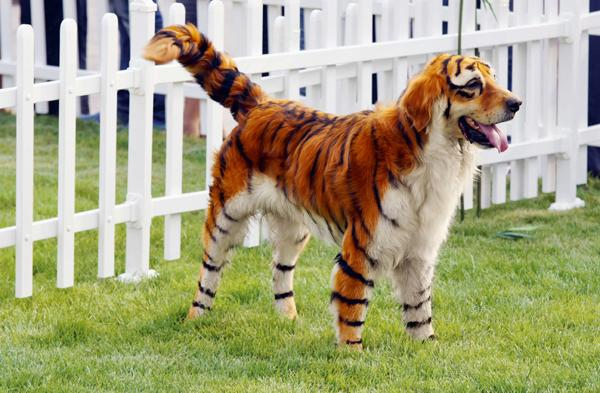
#> input picture Images-jpg/tiger3.jpg, 600 x 393 px
$ python mean_shift_example.py
#> lines starting #> are read from the running program, lines starting #| are printed output that depends on the picture
### lab3.py
import numpy as np
import scipy.stats
import sklearn.mixture
from scipy.spatial import distance_matrix
import matplotlib.pyplot as plt
from Functions import *
from gaussfft import gaussfft


def kmeans_segm(image, K, L, seed=42):
    """
    Implement a function that uses K-means to find cluster 'centers'
    and a 'segmentation' with an index per pixel indicating with
    cluster it is associated to.

    Input arguments:
        image - the RGB input image
        K - number of clusters
        L - number of iterations
        seed - random seed
    Output:
        segmentation: an integer image with cluster indices
        centers: an array with K cluster mean colors
    """

    flatten = np.reshape(image, (-1, 3))
    segmentation = flatten
    np.random.seed(seed)
    # centers = np.random.rand(K, 3) * 255.0
    spectre = np.unique(flatten, axis=0)
    randoms = np.random.randint(low=0, high=np.shape(spectre)[0], size=K)
    centers = spectre[randoms, :]
    old_centers = np.zeros(np.shape(centers))
    # movements = np.zeros(L)
    # for i in range(K):
    #     centers[i, :] = flatten[randoms[i]]
    converge = 0
    err = []
    for i in range(L):
        dists = distance_matrix(flatten, centers)
        # movements[i] = sum(np.min(dists, axis=1))   # pixels
        segmentation = np.argmin(dists,1)   # pixels
        # plt.hist(segmentation)
        # plt.show()
        for center in range(K):
            old_centers[center, :] = centers[center, :]
            cluster_points = np.nonzero(segmentation == center)
            cluster_points = np.reshape(cluster_points, (-1))
            # print(cluster_points)
            mean = np.mean(flatten[cluster_points])
            centers[center, :] = mean
        converge = i
        err.append(np.max(np.max(abs(old_centers - centers))))
        if np.max(np.max(abs(old_centers - centers))) < 0.01:
            break
    print("Converge at " + str(converge + 1))
    # plt.plot(err)
    # plt.title("K=" + str(K))
    # plt.show()
    if len(np.shape(image)) == 3:
        segmentation = np.reshape(segmentation, (np.shape(image)[0], np.shape(image)[1]))
    else:
        segmentation = np.reshape(segmentation, (np.shape(image)[0]))
    return segmentation, centers


# [60 lines left out: function mixture_prob, not called in this run]


# [2 lines that do not run on import are left out]

### Functions.py
import math
import numpy as np
import scipy
import scipy.ndimage
import matplotlib.pyplot as plt
from matplotlib.colors import ListedColormap
from scipy.signal import convolve2d

#  SHOWGREY(IMAGE, DISPLAY, RESOLUTION, ZMIN, ZMAX)
#    displays the real matrix IMAGE as a gray-level image on the screen.
#
#  Arguments:
#    If RESOLUTION is a scalar value, RESOLUTION distinct gray-levels,
#    equidistantly spaced between 0 (black) and 1 (white), are used.
#    If RESOLUTION is a vector, its elements (which should lie in the
#    interval [ 0, 1]) are used as gray-levels (colormap).
#
#    The (matrix element) values ZMIN and ZMAX are mapped to black and
#    white respectively. For a quantized image, it is often advisable
#    to set ZMAX to the first quantization level outside actual range.
#    Values in ] ZMIN, ZMAX[ are mapped by linear interpolation, whereas
#    values outside this interval are mapped to either black or white by
#    truncation.
#
#    If ZMIN and ZMAX are omitted, they are set to the true max
#    and min values of the elements of IMAGE.
#
#    If RESOLUTION is also omitted, it is assumed to be 64.
#    If ZMIN = ZMAX, the displayed image is thresholded at ZMAX.
#
# [23 lines left out: function showgrey, not called in this run]

#	SHOWFS( FREQSPEC, DISPLAY, RES) displays a compressed version
#	of the corresponding Fourier spectrum as a gray-level image.
#	RES distinct gray-levels, equidistantly spaced between 0 (black)
#	and 1 (white), are used. If RES is omitted, it is assumed to be 64.
#
def showfs(Image, display = True, res = 64):
	showgrey(np.log(1 + np.abs(np.fft.fftshift(Image))), display, res)


#	ROTIM = ROT( IMAGE, ANGLE, BKG) rotates the image IMAGE by an angle
#	ANGLE and sets the values of the background pixels to BKG.
#	If BKG is omitted, it is set to 0.
#	If ANGLE is also omitted, it is also set to 0.
#	This is not a very interesting rotation, but it will, like all
#	other values of ANGLE, create an output image ROTIM of size DxD,
#	where D = NORM( SIZE( IMAGE)), with the original image in the center.
#
# [193 lines left out: functions rot, pow2image, randphaseimage, deltafcn, variance, discgaussfft and 7 more, not called in this run]

# ZEROCROSSCURVES(ZERO, MASK) -- Extraction of zero-crossing curves
# Computes the zero-crossing curves from the image ZERO
# If the MASK image is specified, only point on the zero-crossing
# curves for which the mask value is True are reserved
# The format of these curves is a tuple of two arrays with (Y,X) coordinates.
#
def zerocrosscurves(zeropic, mask):
	curves = np.where(contour(zeropic) & mask.astype(int))
	return curves

# THRESHOLDCURVES(CURVES, MASK) -- Thresholding of curves
# Returns a new set of curves containing only those points
# in the polygons for which the mask value is True.
# The format of these curves is a tuple of two arrays with (Y,X) coordinates.
#
# [48 lines left out: functions thresholdcurves, overlaycurves, locmax8, not called in this run]

# IMEAN = MEAN_SEGMENTS(I, SEGM) computes the mean within clusters indexed per
# pixel by SEGM and returns in image with pixel values replaced by the means
#
def mean_segments(I, segm):
	Ivec = np.reshape(I, (-1, 3))
	idx = np.reshape(segm, (-1))
	L = np.max(idx) + 1
	centers = np.zeros((L, 3))
	h, _ = np.histogram(idx, L, (-0.5, L-0.5))
	for l in range(L):
		if h[l] > 0:
			centers[l,:] = np.mean(Ivec[idx == l], axis=0)
	return centers[segm,:]

# INEW = OVERLAY_BOUNDS(I, SEGM) creates a new image INEW with boundaries
# between clusters as indicated by the segmentation SEGM
#
def overlay_bounds(I, segm):
	(h, w) = np.shape(segm)
	grow = np.zeros((h + 1, w + 1), dtype = segm.dtype)
	grow[0:h,0:w] = segm
	mask = (segm != grow[1:h+1, 0:w]) | (segm != grow[0:h, 1:w+1])  | (segm != grow[1:h+1, 1:w+1])
	mask[0:h, w-1] = mask[h-1, 0:w] = False
	Inew = np.array(I)
	Inew[mask, 0] = 255
	Inew[mask, 1] = Inew[mask, 2] = 0
	return Inew

### mean_shift_example.py
import sys
import math
import numpy as np
from PIL import Image, ImageFilter
import matplotlib.pyplot as plt
from lab3 import kmeans_segm
from Functions import showgrey, mean_segments, overlay_bounds
from scipy.ndimage.filters import gaussian_filter
from scipy.spatial import distance_matrix


def mean_shift_segm(I, spatial_bandwidth, colour_bandwidth, num_iterations):
    print('Find colour channels with K-means...')
    K = 16  # number of channels
    [segm, centers] = kmeans_segm(I, K, 20, 4321)
    (height, width, depth) = np.shape(I)
    idx = np.reshape(segm, (height, width))
    mapsw = np.zeros((height, width, K))
    mapsx = np.zeros((height, width, K))
    mapsy = np.zeros((height, width, K))
    [X, Y] = np.meshgrid(range(width), range(height))
    for k in range(K):
        mapsw[:, :, k] = (idx == k).astype(float)
        mapsx[:, :, k] = gaussian_filter(mapsw[:, :, k] * X, spatial_bandwidth, mode='nearest')
        mapsy[:, :, k] = gaussian_filter(mapsw[:, :, k] * Y, spatial_bandwidth, mode='nearest')
        mapsw[:, :, k] = gaussian_filter(mapsw[:, :, k], spatial_bandwidth, mode='nearest')
    mapsw = np.reshape(mapsw, (-1, K)) + 1e-6
    mapsx = np.reshape(mapsx, (-1, K))
    mapsy = np.reshape(mapsy, (-1, K))

    print('Search for high density points...')
    constC = -0.5 / (colour_bandwidth ** 2)
    x = np.reshape(X, (width * height,))
    y = np.reshape(Y, (width * height,))
    Ic = np.reshape(I, (width * height, 3))
    wei = np.exp(constC * (distance_matrix(Ic, centers) ** 2))
    for l in range(num_iterations):
        p = (np.round(y) * width + np.round(x)).astype(int)
        ww = mapsw[p, :] * wei
        w = np.sum(ww, axis=1)
        u = (np.matmul(ww, centers).T / w).T
        x = ((np.sum(mapsx[p, :] * wei, axis=1)).T / w).T
        y = ((np.sum(mapsy[p, :] * wei, axis=1)).T / w).T
        wei = (ww.T / w).T
        x = np.maximum(np.minimum(x, width - 1), 0)
        y = np.maximum(np.minimum(y, height - 1), 0)

    print('Assign high density points to pixels...')
    XY = np.stack((x, y))
    thr = 4.0
    val = 0
    mask = np.zeros((height * width, 1), dtype=np.short)
    for y in range(height):
        for x in range(width):
            p = y * width + x
            if mask[p] == 0:
                stack = [p]
                val = val + 1
                mask[p] = val
                while len(stack) > 0:
                    p0 = stack[-1]
                    xy = XY[:, p0]
                    y0 = int(p0 / width)
                    x0 = p0 - y0 * width
                    stack = stack[:-1]
                    pn = p0 + 1
                    if x0 < width - 1 and mask[pn] == 0 and (np.sum((xy - XY[:, pn]) ** 2) < thr):
                        stack = stack + [pn]
                        mask[pn] = val
                    pn = p0 - 1
                    if x0 > 0 and mask[pn] == 0 and (np.sum((xy - XY[:, pn]) ** 2) < thr):
                        stack = stack + [pn]
                        mask[pn] = val
                    pn = p0 + width
                    if y0 < height - 1 and mask[pn] == 0 and (np.sum((xy - XY[:, pn]) ** 2) < thr):
                        stack = stack + [pn]
                        mask[pn] = val
                    pn = p0 - width
                    if y0 > 0 and mask[pn] == 0 and (np.sum((xy - XY[:, pn]) ** 2) < thr):
                        stack = stack + [pn]
                        mask[pn] = val
    segm = np.reshape(mask, (height, width))
    return segm


def mean_shift_example():
    scale_factor = 0.5  # image downscale factor
    image_sigma = 1.0  # image preblurring scale
    spatial_bandwidth = 5.0  # spatial bandwidth
    colour_bandwidth = 40.0  # colour bandwidth
    num_iterations = 100  # number of mean-shift iterations

    # img = Image.open('Images-jpg/tiger1.jpg')
    # img = Image.open('Images-jpg/orange.jpg')
    # img = Image.open('Images-jpg/tiger2.jpg')
    img = Image.open('Images-jpg/tiger3.jpg')
#> img is the input picture: PIL image 600x393 RGB; mean R, G, B 166.4, 163.6, 127.4
    img = img.resize((int(img.size[0] * scale_factor), int(img.size[1] * scale_factor)))
#> img: PIL image 300x196 RGB

    h = ImageFilter.GaussianBlur(image_sigma)
    I = np.asarray(img.filter(ImageFilter.GaussianBlur(image_sigma))).astype(np.float32)
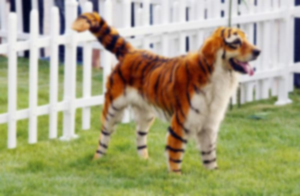
#> I: shape (196, 300, 3) float32; mean R, G, B 165.9, 163.2, 126.9

    segm = mean_shift_segm(I, spatial_bandwidth, colour_bandwidth, num_iterations)
#> in kmeans_segm, `centers = spectre[randoms, :]`: centers = 16 rows, first 8: [125, 148, 63], [76, 23, 6], [157, 177, 99], [169, 157, 139], [204, 204, 204], [137, 164, 86], [168, 185, 135], [113, 130, 60]
#> after the loop in kmeans_segm, `for i in range(L):`: centers = 16 rows, first 8: [118.5, 118.5, 118.5], [27.72, 27.72, 27.72], [143.6, 143.6, 143.6], [154.5, 154.5, 154.5], [219.9, 219.9, 219.9], [126.6, 126.6, 126.6], [169.5, 169.5, 169.5], [96.54, 96.54, 96.54]; err = [52.15, 6.6, 2.26, 1.58, 1.1, 0.947, 0.806, 0.702, 0.786, 0.706, 0.694, 0.42, 0.366, 0.495, 0.568, 0.37, 0.386, 0.431, 0.365, 0.392]; old_centers = 16 rows, first 8: [118.5, 118.5, 118.5], [27.72, 27.72, 27.72], [143.4, 143.4, 143.4], [154.4, 154.4, 154.4], [219.7, 219.7, 219.7], [126.6, 126.6, 126.6], [169.2, 169.2, 169.2], [96.92, 96.92, 96.92]
#> in kmeans_segm, `segmentation = np.reshape(segmentation, (np.shape(image)[0], np.shape(..`:
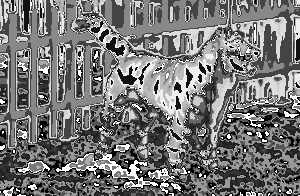
#> segmentation: shape (196, 300) int64; min 0, max 15, mean 6.97; drawn with min black and max white
#> in mean_shift_segm, `[X, Y] = np.meshgrid(range(width), range(height))`:
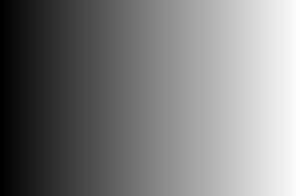
#> X: shape (196, 300) int64; min 0, max 299, mean 149.5; drawn with min black and max white
#> in mean_shift_segm, `[X, Y] = np.meshgrid(range(width), range(height))`:
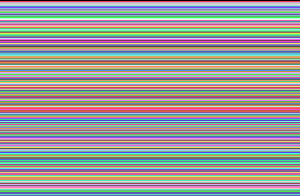
#> Y: shape (196, 300) int64; 196 distinct labels, from 0 to 195; one colour per label, 0 black
#> after the loop in mean_shift_segm, `for y in range(height):`: val = 988
#> in mean_shift_segm, `segm = np.reshape(mask, (height, width))`:
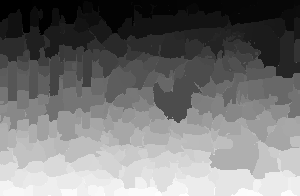
#> segm: shape (196, 300) int16; min 1, max 988, mean 458.1; drawn with min black and max white
    Iseg = mean_segments(img, segm)
#> in mean_segments, `L = np.max(idx) + 1`: L = 989
#> in mean_segments, `centers = np.zeros((L, 3))`: centers = 989 rows, first 8: [0, 0, 0], [0, 0, 0], [0, 0, 0], [0, 0, 0], [0, 0, 0], [0, 0, 0], [0, 0, 0], [0, 0, 0]
#> in mean_segments, `h, _ = np.histogram(idx, L, (-0.5, L-0.5))`: h = 989 values, max 1813 at index 78, min 0 at index 0, mean 59.45
#> after the loop in mean_segments, `for l in range(L):`: centers = 989 rows, first 8: [0, 0, 0], [202.7, 200.2, 207.9], [37.54, 38.67, 66.49], [203.2, 203.3, 212.7], [22.45, 26.09, 51.05], [109, 110.2, 133], [177.4, 175.8, 186.3], [68.49, 74.92, 106.2]
    if True:
        Inew = overlay_bounds(img, segm)
#> in overlay_bounds, `grow = np.zeros((h + 1, w + 1), dtype = segm.dtype)`: grow: shape (197, 301) int16; every value is 0
#> in overlay_bounds, `mask = (segm != grow[1:h+1, 0:w]) | (segm != grow[0:h, 1:w+1])  | (seg..`: mask: shape (196, 300) bool; 20.4% white in thin lines or dots
#> in overlay_bounds, `mask[0:h, w-1] = mask[h-1, 0:w] = False`:
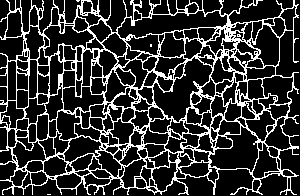
#> mask: shape (196, 300) bool; 19.6% white in thin lines or dots

    img = Image.fromarray(Inew.astype(np.ubyte))
    plt.subplot(1, 2, 1)
    plt.imshow(img)
    plt.axis('off')
    plt.subplot(1, 2, 2)
    plt.imshow(Image.fromarray(Iseg.astype(np.ubyte)))
    plt.axis('off')
    plt.title("spatial =" + str(spatial_bandwidth) + ", colour = " + str(colour_bandwidth))
    plt.show()
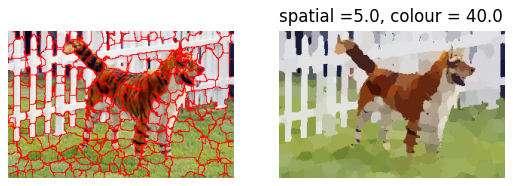
#> figure drawn by matplotlib, 2 panels
    img.save('result/meanshift.png')


if __name__ == '__main__':
    sys.exit(mean_shift_example())
#> (the program exits here)

$ run again, with Images-jpg/tiger1.jpg copied over Images-jpg/tiger3.jpg
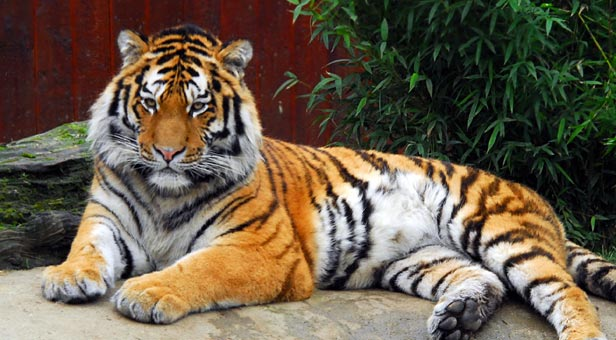
#> input picture Images-jpg/tiger1.jpg, 616 x 340 px
#> in mean_shift_example, img is the input picture: PIL image 616x340 RGB; mean R, G, B 106, 92.5, 74.4
#> img: PIL image 308x170 RGB
#> in kmeans_segm, `centers = spectre[randoms, :]`: centers = 16 rows, first 8: [47, 53, 30], [18, 42, 23], [131, 109, 79], [162, 170, 166], [203, 192, 170], [66, 57, 53], [162, 151, 133], [33, 48, 27]
#> after the loop in kmeans_segm, `for i in range(L):`: centers = 16 rows, first 8: [49.31, 49.31, 49.31], [19.11, 19.11, 19.11], [92.99, 92.99, 92.99], [162, 162, 162], [202.8, 202.8, 202.8], [76.27, 76.27, 76.27], [144, 144, 144], [34.01, 34.01, 34.01]; err = [68.47, 6.68, 3.25, 2.73, 2.83, 2.01, 1.35, 1.08, 0.83, 0.741, 0.55, 0.555, 0.395, 0.409, 0.399, 0.385, 0.378, 0.366, 0.385, 0.347]; old_centers = 16 rows, first 8: [48.96, 48.96, 48.96], [19.29, 19.29, 19.29], [92.72, 92.72, 92.72], [161.8, 161.8, 161.8], [202.6, 202.6, 202.6], [76.01, 76.01, 76.01], [143.8, 143.8, 143.8], [34.01, 34.01, 34.01]
#> Y: shape (170, 308) int64; 170 distinct labels, from 0 to 169
#> after the loop in mean_shift_segm, `for y in range(height):`: val = 1096
#> L = 1097
#> in mean_segments, `centers = np.zeros((L, 3))`: centers = 1097 rows, first 8: [0, 0, 0], [0, 0, 0], [0, 0, 0], [0, 0, 0], [0, 0, 0], [0, 0, 0], [0, 0, 0], [0, 0, 0]
#> in mean_segments, `h, _ = np.histogram(idx, L, (-0.5, L-0.5))`: h = 1097 values, max 1348 at index 904, min 0 at index 0, mean 47.73
#> after the loop in mean_segments, `for l in range(L):`: centers = 1097 rows, first 8: [0, 0, 0], [53.8, 24.33, 24.95], [67.04, 26.74, 23.44], [65.57, 23.22, 20.08], [94, 20, 8], [74.45, 22.23, 15.95], [77.71, 22.94, 14.87], [64.65, 21.69, 18.04]
#> in overlay_bounds, `mask[0:h, w-1] = mask[h-1, 0:w] = False`:
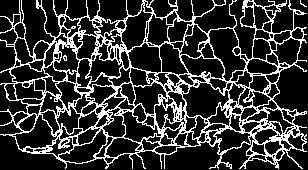
#> mask: shape (170, 308) bool; 20.5% white in thin lines or dots
#> in mean_shift_example, `plt.show()`:
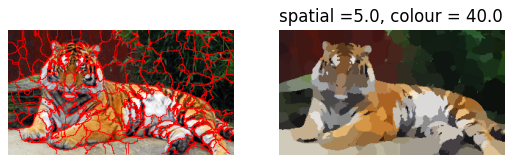
#> figure drawn by matplotlib, 2 panels

$ run again, with Images-jpg/orange.jpg copied over Images-jpg/tiger3.jpg
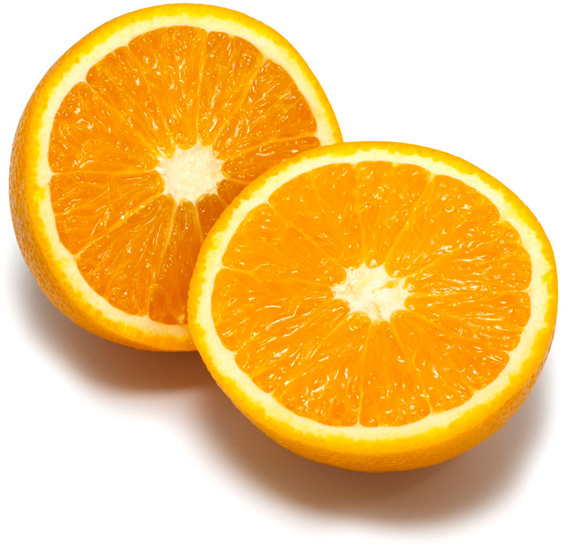
#> input picture Images-jpg/orange.jpg, 572 x 551 px
#> in mean_shift_example, img is the input picture: PIL image 572x551 RGB; mean R, G, B 242.2, 197.1, 118.9
#> img: PIL image 286x275 RGB
#> in kmeans_segm, `centers = spectre[randoms, :]`: centers = 16 rows, first 8: [237, 147, 0], [239, 139, 1], [162, 109, 77], [254, 188, 36], [242, 152, 2], [158, 79, 11], [248, 153, 15], [233, 153, 31]
#> after the loop in kmeans_segm, `for i in range(L):`: centers = 16 rows, first 8: [130.8, 130.8, 130.8], [135.5, 135.5, 135.5], [119.7, 119.7, 119.7], [167.1, 167.1, 167.1], [139.3, 139.3, 139.3], [92.64, 92.64, 92.64], [153.7, 153.7, 153.7], [144.8, 144.8, 144.8]; err = [135, 3.81, 1.91, 1.39, 1.08, 1.06, 0.89, 0.948, 0.776, 0.867, 0.866, 0.723, 0.7, 0.737, 0.746, 0.716, 0.758, 0.705, 0.699, 0.682]; old_centers = 16 rows, first 8: [130.7, 130.7, 130.7], [135.3, 135.3, 135.3], [119.7, 119.7, 119.7], [166.6, 166.6, 166.6], [139.2, 139.2, 139.2], [92.76, 92.76, 92.76], [153.3, 153.3, 153.3], [144.4, 144.4, 144.4]
#> Y: shape (275, 286) int64; 275 distinct labels, from 0 to 274
#> after the loop in mean_shift_segm, `for y in range(height):`: val = 692
#> L = 693
#> in mean_segments, `centers = np.zeros((L, 3))`: centers = 693 rows, first 8: [0, 0, 0], [0, 0, 0], [0, 0, 0], [0, 0, 0], [0, 0, 0], [0, 0, 0], [0, 0, 0], [0, 0, 0]
#> in mean_segments, `h, _ = np.histogram(idx, L, (-0.5, L-0.5))`: h = 693 values, max 29218 at index 1, min 0 at index 0, mean 113.5
#> after the loop in mean_segments, `for l in range(L):`: centers = 693 rows, first 8: [0, 0, 0], [252.1, 250.6, 249.3], [251.6, 240.1, 213], [251, 217, 147], [253.4, 206.8, 12.25], [254, 188, 10], [253.9, 232.6, 96.78], [253.6, 206, 6.86]
#> in overlay_bounds, `mask[0:h, w-1] = mask[h-1, 0:w] = False`:
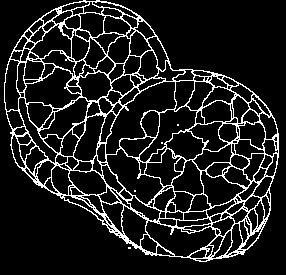
#> mask: shape (275, 286) bool; 12% white in thin lines or dots
#> in mean_shift_example, `plt.show()`:
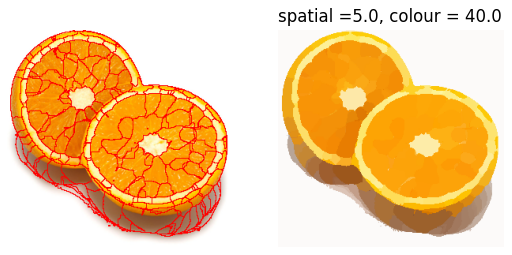
#> figure drawn by matplotlib, 2 panels

$ run again, with Images-jpg/tiger2.jpg copied over Images-jpg/tiger3.jpg
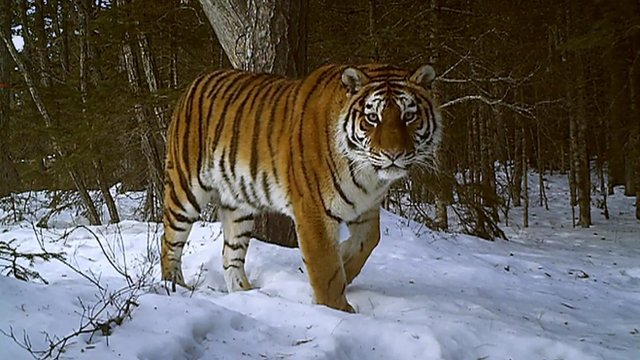
#> input picture Images-jpg/tiger2.jpg, 640 x 360 px
#> in mean_shift_example, img is the input picture: PIL image 640x360 RGB; mean R, G, B 97.4, 93.3, 88.1
#> img: PIL image 320x180 RGB
#> in kmeans_segm, `centers = spectre[randoms, :]`: centers = 16 rows, first 8: [74, 44, 10], [75, 73, 56], [45, 34, 11], [136, 132, 127], [163, 174, 199], [80, 80, 83], [43, 35, 5], [93, 90, 91]
#> after the loop in kmeans_segm, `for i in range(L):`: centers = 16 rows, first 8: [42.03, 42.03, 42.03], [82.2, 82.2, 82.2], [25.45, 25.45, 25.45], [139.3, 139.3, 139.3], [212.2, 212.2, 212.2], [97.44, 97.44, 97.44], [19.37, 19.37, 19.37], [116.2, 116.2, 116.2]; err = [38.92, 6.73, 4.64, 3.62, 2.78, 2.31, 1.66, 1.14, 1.33, 1.12, 1.18, 1.12, 1.15, 1.07, 1.06, 0.991, 1.02, 0.839, 0.843, 0.692]; old_centers = 16 rows, first 8: [42.03, 42.03, 42.03], [81.74, 81.74, 81.74], [25.45, 25.45, 25.45], [138.8, 138.8, 138.8], [212, 212, 212], [96.75, 96.75, 96.75], [19.37, 19.37, 19.37], [115.6, 115.6, 115.6]
#> Y: shape (180, 320) int64; 180 distinct labels, from 0 to 179
#> after the loop in mean_shift_segm, `for y in range(height):`: val = 830
#> L = 831
#> in mean_segments, `centers = np.zeros((L, 3))`: centers = 831 rows, first 8: [0, 0, 0], [0, 0, 0], [0, 0, 0], [0, 0, 0], [0, 0, 0], [0, 0, 0], [0, 0, 0], [0, 0, 0]
#> in mean_segments, `h, _ = np.histogram(idx, L, (-0.5, L-0.5))`: h = 831 values, max 4000 at index 20, min 0 at index 0, mean 69.31
#> after the loop in mean_segments, `for l in range(L):`: centers = 831 rows, first 8: [0, 0, 0], [46.26, 43.42, 27.52], [47.36, 43.54, 29.89], [50.9, 44, 30.93], [50.02, 42.28, 18.27], [146, 147, 167], [43.07, 34.36, 9.4], [43.94, 32.65, 10.19]
#> in mean_shift_example, `plt.show()`:
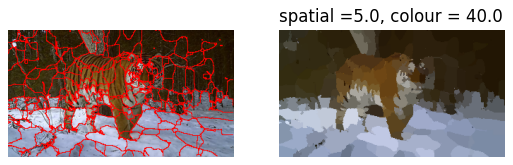
#> figure drawn by matplotlib, 2 panels
